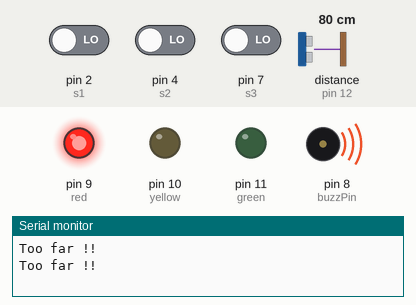
This sketch was run on a simulated Arduino Uno, built with avr-gcc and run on an emulated ATmega328P. Shown: output pins drawn as LEDs (lit = HIGH), buzzer (waves = sounding), the last lines printed to the serial monitor. Wiring (inferred from the names in the program): ultrasonic range finder: trigger pin 13; echo pin 12. The inputs (shaded band) are chosen by the test bench; at power-on: distance to the obstacle (sensor on pin 12) 80 cm, pin 2 (s1) LOW, pin 4 (s2) LOW, pin 7 (s3) LOW. The echo pulse lasts 58.3 µs per cm; pins used as bus, display or sensor lines are not drawn.

Above: at 1.8 s.
1.9 s: distance to the obstacle (sensor on pin 12) set to 23 cm
3.4 s: distance to the obstacle (sensor on pin 12) set to 20 cm
At 4.6 s:
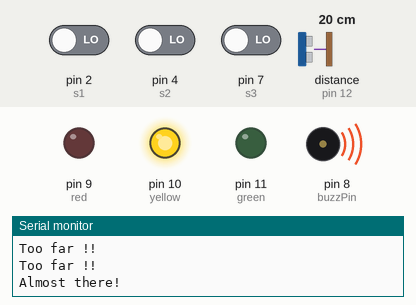
7.5 s: distance to the obstacle (sensor on pin 12) set to 12 cm
11.0 s: distance to the obstacle (sensor on pin 12) set to 9 cm
At 12.5 s:
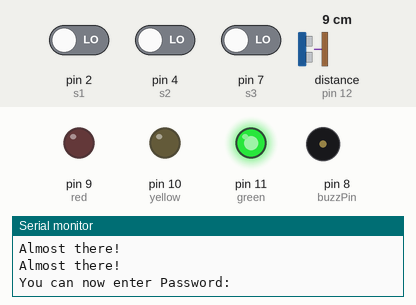
13.7 s: distance to the obstacle (sensor on pin 12) set to 18 cm
At 17.4 s:
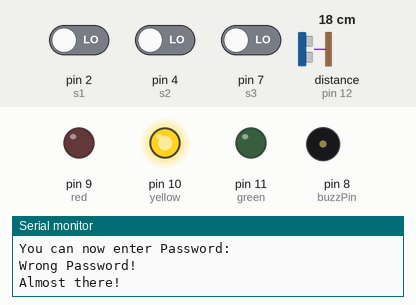
17.8 s: distance to the obstacle (sensor on pin 12) set to 2 cm
At 18.28 s:
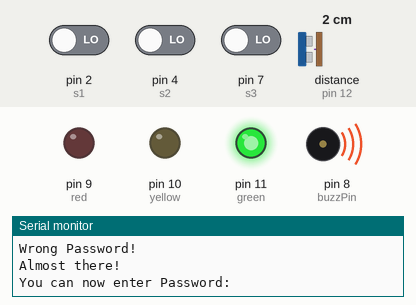
Timing chart, 0 to 20.8 s (numbered marks = the images above; inputs shaded):
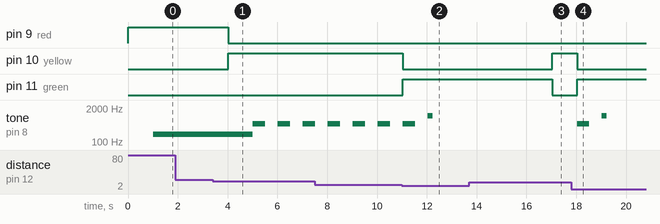

The sketch:

bank_locker_security.ino
```cpp
/*************************************************************
*     PROJECT TITLE : BANK LOCKER SECURITY SYSTEM            *                                             *
**************************************************************/

#define s1 2        // Assigning pin 2 for switch 1 input
#define s2 4        // Assigning pin 4 for switch 2 input
#define s3 7        // Assigning pin 7 for switch 3 input
#define buzzPin 8   // Assigning pin 8 for buzzer output
#define red     9   // Assigning pin 9 for red led output
#define yellow  10  // Assigning pin 10 for yellow led output
#define green   11  // Assigning pin 11 for green led output
#define echoPin 12  // Assigning pin 12 for echo pin input
#define trigPin 13  // Assigning pin 13 for trigger pin output

int flag = 0;

void setup() {
  // put your setup code here, to run once:

  // Setting baud rate for serial monitor interfacing
  Serial.begin(9600);

  // Setting Mode of pins
  pinMode(trigPin,OUTPUT);
  pinMode(echoPin,INPUT);
  pinMode(red,OUTPUT);
  pinMode(yellow,OUTPUT);
  pinMode(green,OUTPUT);
  pinMode(buzzPin,OUTPUT);

}

void loop() {
  // put your main code here, to run repeatedly:

  long duration, distance;
  int p1, p2, p3;

  // Measuring distance of hand
  digitalWrite(trigPin, LOW);
  delayMicroseconds(2);
  digitalWrite(trigPin, HIGH);
  delayMicroseconds(10);
  digitalWrite(trigPin, LOW);
  duration = pulseIn(echoPin, HIGH);
  distance = (duration/2) / 29.1;

  if(flag == 0) // Until password matches continue
  {
    if(distance < 10){

        digitalWrite(red, LOW);
        digitalWrite(yellow, LOW);
        digitalWrite(green, HIGH);

        Serial.println("You can now enter Password: ");

        delay(1000);
        tone(buzzPin, 1000, 200);
        delay(5000);

        // Reading password combination from switches
        p1=digitalRead(s1);
        p2=digitalRead(s2);
        p3=digitalRead(s3);

        if(p1 == 1 && p2 == 0 && p3 == 1){  // If combination matches with 101
          Serial.println("Welcome to IIIT Kalyani!!");
          flag = 1;
        }
        else{
          Serial.println("Wrong Password!");
          flag = 0;
        }

    }

    else if(distance >= 10 && distance <= 20){

        digitalWrite(red,LOW);
        digitalWrite(yellow,HIGH);
        digitalWrite(green,LOW);

        Serial.println("Almost there!");

        delay(1000);
        tone(buzzPin, 500, 500);

    }
    else if(distance > 20){

        digitalWrite(red,HIGH);
        digitalWrite(green,LOW);
        digitalWrite(yellow,LOW);

        Serial.println("Too far !!");

        delay(1000);
        tone(buzzPin, 200, 1000);

    }
  }
}
```

Measured:
- the behaviour switches between 22 and 21 cm on distance to the obstacle (sensor on pin 12) (found by bisection; images 0 and 1)
- the behaviour switches between 11 and 10 cm on distance to the obstacle (sensor on pin 12) (found by bisection; images 1 and 2)
- after the input at 3.4 s, pin 9 (red): HIGH → LOW after 0.62 s; pin 10 (yellow): LOW → HIGH after 0.62 s; tone on pin 8 (buzzPin): alternates 500 Hz for 0.50 s and silent for 0.50 s, starting after 1.6 s
- after the input at 11.0 s, pin 10 (yellow): HIGH → LOW at once; pin 11 (green): LOW → HIGH at once
- after the input at 13.7 s, pin 10 (yellow): LOW → HIGH after 3.3 s; pin 11 (green): HIGH → LOW after 3.3 s
- after the input at 17.8 s, pin 10 (yellow): HIGH → LOW after 0.23 s; pin 11 (green): LOW → HIGH after 0.23 s
